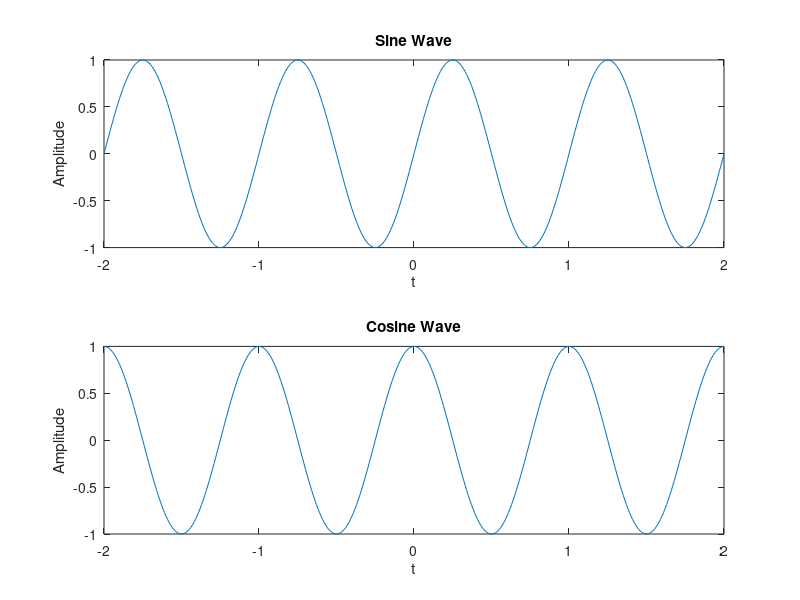
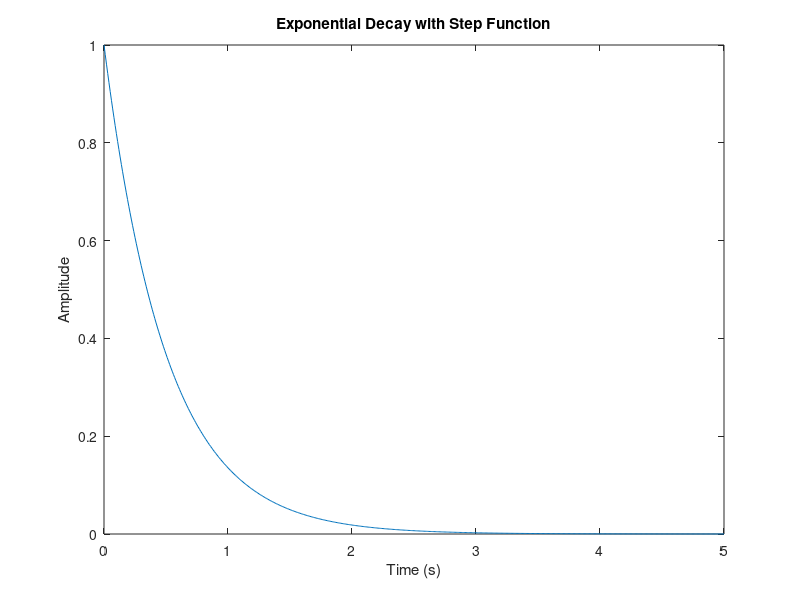
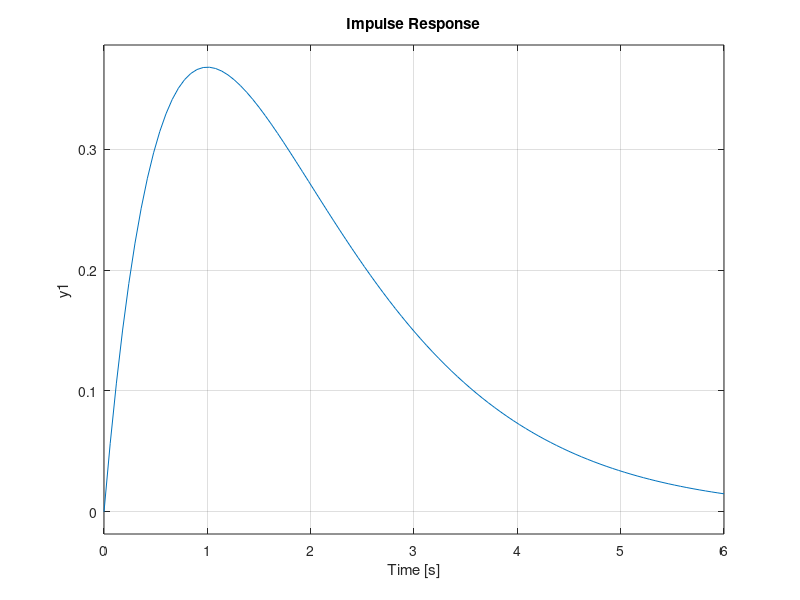
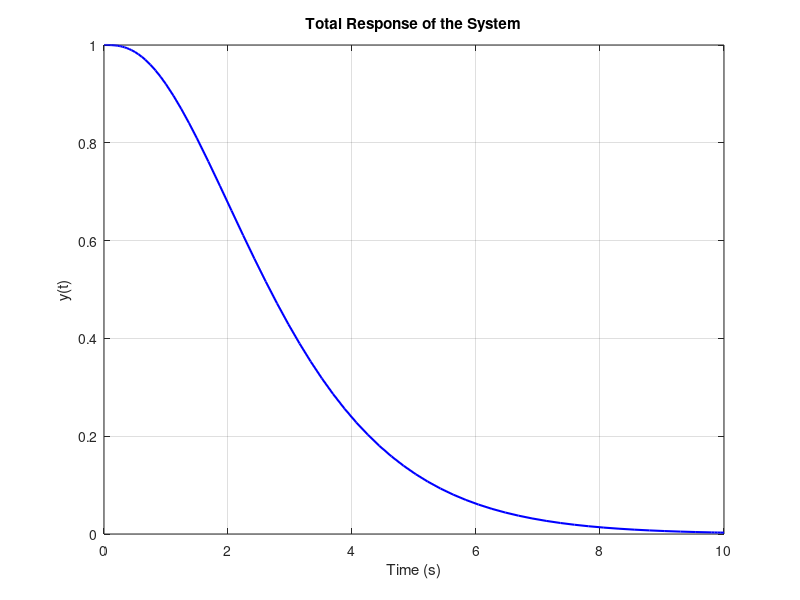

The MATLAB source for these figures, in order:
% MATLAB Code Examples for Signals and Systems (Sessions 1–4)
%% 1. Plotting Basic Signals
% Time vector
t = -2:0.01:2;

% Sine and cosine
x1 = sin(2*pi*1*t); % 1 Hz sine
x2 = cos(2*pi*1*t); % 1 Hz cosine

% Plotting
figure;
subplot(2,1,1); plot(t, x1); title('Sine Wave'); xlabel('t'); ylabel('Amplitude');
subplot(2,1,2); plot(t, x2); title('Cosine Wave'); xlabel('t'); ylabel('Amplitude');

%% 2. Exponential and Step Signal
% Time vector
t = 0:0.01:5;
x = exp(-2*t);

% Step function
u = t >= 0;

figure;
plot(t, x.*u);
title('Exponential Decay with Step Function');
xlabel('Time (s)'); ylabel('Amplitude');

%% 3. Signal Manipulation (Time Shifting and Scaling)
t = -5:0.01:5;
x = sin(t);

% Time shifting and scaling
x_shifted = sin(t - 2);   % Delay
x_scaled = sin(2*t);      % Compressed

figure;
plot(t, x, 'b', t, x_shifted, 'r--', t, x_scaled, 'g:');
legend('Original', 'Shifted (t-2)', 'Scaled (2t)');
title('Signal Manipulation');
xlabel('Time'); ylabel('Amplitude');

%% 4. Convolution (Zero-State Response)
% Discrete signals
x = [1 2 3];
h = [1 0.5];

% Convolution (Zero-State Response)
y = conv(x, h);

stem(y);
title('Convolution of x[n] and h[n]');
xlabel('n'); ylabel('y[n]');

%% 5. Solving an ODE (Zero-Input Response)
% Solve: y'' + 2y' + y = 0, with y(0)=1, y'(0)=0

% Define the system as a function
ode_func = @(t, y) [y(2); -2*y(2) - y(1)];

% Initial conditions: y(0) = 1, y'(0) = 0
y0 = [1; 0];

% Time span
tspan = [0 10];

% Solve using ode45
[t, y] = ode45(ode_func, tspan, y0);

plot(t, y(:,1));
title('Zero-Input Response');
xlabel('Time (s)'); ylabel('y(t)');

%% 6. Impulse Response via `impulse()` (Control Toolbox Required)
% Define transfer function: H(s) = 1 / (s^2 + 2s + 1)
num = [1];
den = [1 2 1];

sys = tf(num, den);
impulse(sys);
title('Impulse Response');

%% 7. Total Response (Zero-Input + Zero-State)
% Define the input function
x = @(t) exp(-t);

% Define the system of ODEs for total response:
% y1 = y, y2 = y'
% y1' = y2
% y2' = -2*y2 - y1 + x(t)

ode_func_total = @(t, y) [y(2); -2*y(2) - y(1) + x(t)];

% Initial conditions
y0 = [1; 0];  % y(0) = 1 (non-zero), y'(0) = 0

% Time span
tspan = [0 10];

% Solve using ode45
[t, y] = ode45(ode_func_total, tspan, y0);

% Plot Total Response
figure;
plot(t, y(:,1), 'b', 'LineWidth', 1.5);
title('Total Response of the System');
xlabel('Time (s)'); ylabel('y(t)');
grid on;
